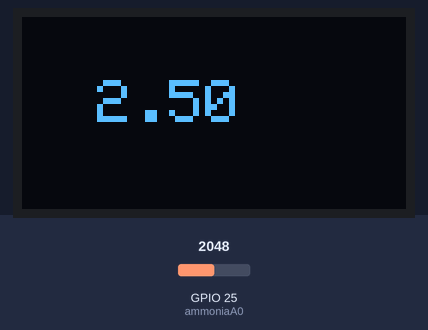
Bench run of a sketch on a simulated ESP32. On the bench: 128×64 one-colour display. The test bench sets the inputs (shaded band); at power-on: GPIO 25 (ammoniaA0) = 2048.

Above: at 2.8 s.
2.9 s: GPIO 25 (ammoniaA0) set to 2866
At 4.3 s:
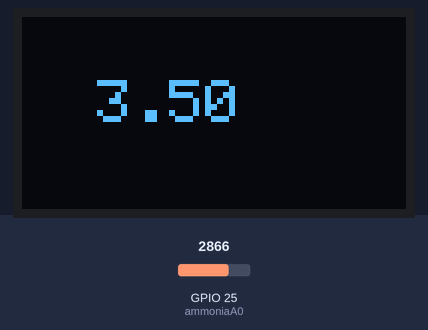
4.6 s: GPIO 25 (ammoniaA0) set to 3603
At 5.5 s:
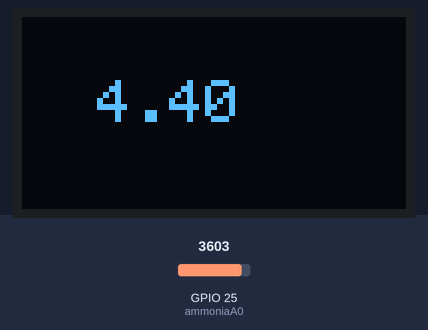
6.6 s: GPIO 25 (ammoniaA0) set to 4095
At 7.8 s:
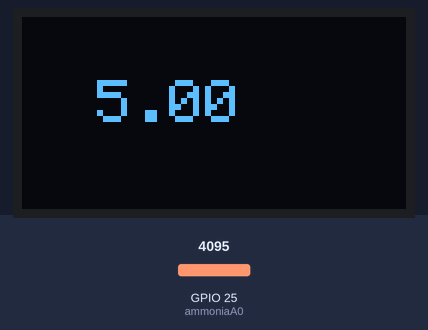
Timing chart, 0 to 9.6 s (numbered marks = the images above; inputs shaded):
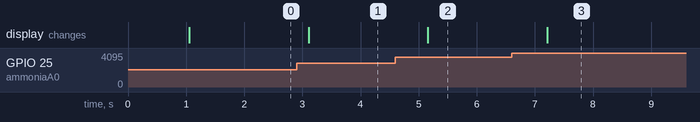

Measured:
- after the input at 2.9 s, the display: changes after 0.21 s (image 1)
- after the input at 4.6 s, the display: changes after 0.56 s (image 2)
- after the input at 6.6 s, the display: changes after 0.61 s (image 3)

The sketch:

ammonia.ino
```cpp
//库函数
#include <Wire.h>
#include <Adafruit_SSD1306.h>
//函数声明
void ammonia();
//定义针脚
#define scl 22
#define sda 21  //OLED
#define ammoniaA0 25
#define ammoniaD0 26 //氨气传感器
//新建iic对象以及显示屏对象
TwoWire I2Cone = TwoWire(0);
Adafruit_SSD1306 display = Adafruit_SSD1306(128, 64, &I2Cone);

void setup() {
  Serial.begin(9600);
  I2Cone.begin(sda, scl, 400000);
  //初始化显示屏
  display.begin(SSD1306_SWITCHCAPVCC, 0x3C);
  //清屏
  display.clearDisplay();
  //设置字体大小
  display.setTextSize(2);
  display.setTextColor(INVERSE);
}

void loop() {
  ammonia();
}

void ammonia()//气体传感器
{
  delay(1000);
  float A0 = analogRead(ammoniaA0);
  A0=A0/4095*5;
  display.clearDisplay();
  display.setTextColor(WHITE);//开像素点发光
  display.setCursor(25,21);
  display.print(A0);
  display.display();

}
```
